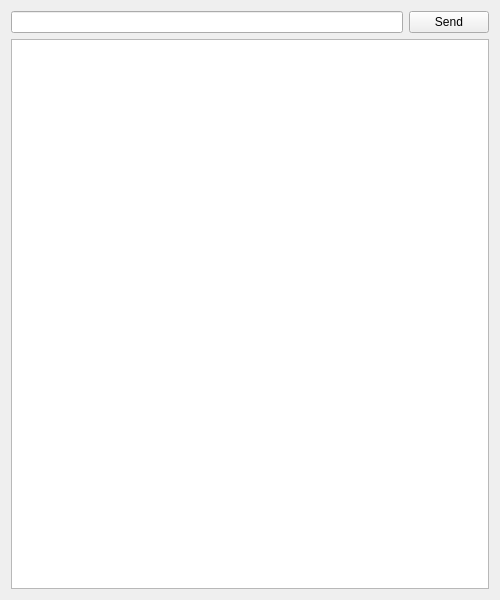
<?xml version="1.0" encoding="UTF-8"?>
<ui version="4.0">
 <class>ServerWidget</class>
 <widget class="QWidget" name="ServerWidget">
  <property name="geometry">
   <rect>
    <x>0</x>
    <y>0</y>
    <width>500</width>
    <height>600</height>
   </rect>
  </property>
  <property name="minimumSize">
   <size>
    <width>500</width>
    <height>600</height>
   </size>
  </property>
  <property name="windowTitle">
   <string>Widget</string>
  </property>
  <layout class="QGridLayout" name="gridLayout">
   <item row="0" column="0">
    <layout class="QHBoxLayout" name="horizontalLayout">
     <item>
      <widget class="QLineEdit" name="msgEdit"/>
     </item>
     <item>
      <widget class="QPushButton" name="sendButton">
       <property name="text">
        <string>Send</string>
       </property>
      </widget>
     </item>
    </layout>
   </item>
   <item row="1" column="0">
    <widget class="QPlainTextEdit" name="msgText"/>
   </item>
  </layout>
 </widget>
 <layoutdefault spacing="6" margin="11"/>
 <resources/>
 <connections/>
</ui>
